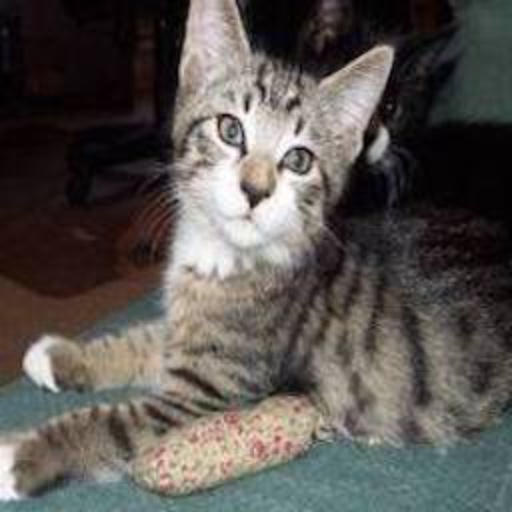
%> input picture code/SIE/ResizedImage/cat.186.jpg, 512 x 512 px
$ octave --eval "result = L0Smoothing(imread('ResizedImage/cat.186.jpg'));"   (GNU Octave 9; MATLAB toolbox functions it lacks are replaced by stand-ins)
%> lines starting %> are read from the running program, lines starting %| are printed output that depends on the picture; in (x1, y1, x2, y2) boxes, pixels count from 0 and x2, y2 are one past the last pixel; in counts of white or black regions, pixels touching at a corner belong together; the program's own positions count from 1
%   Distribution code Version 1.0 -- 09/23/2011 by Jiaya Jia Copyright 2011, The Chinese University of Hong Kong.
%
%   The Code is created based on the method described in the following paper
%   [1] "Image Smoothing via L0 Gradient Minimization", Li Xu, Cewu Lu, Yi Xu, Jiaya Jia, ACM Transactions on Graphics,
%   (SIGGRAPH Asia 2011), 2011.
%
%   The code and the algorithm are for non-comercial use only.


function S = L0Smoothing(Im, lambda, kappa)
%L0Smooth - Image Smoothing via L0 Gradient Minimization
%   S = L0Smooth(Im, lambda, kappa) performs L0 graidient smoothing of input
%   image Im, with smoothness weight lambda and rate kappa.
%
%   Paras:
%   @Im    : Input UINT8 image, both grayscale and color images are acceptable.
%   @lambda: Smoothing parameter controlling the degree of smooth. (See [1])
%            Typically it is within the range [1e-3, 1e-1], 2e-2 by default.
%   @kappa : Parameter that controls the rate. (See [1])
%            Small kappa results in more iteratioins and with sharper edges.
%            We select kappa in (1, 2].
%            kappa = 2 is suggested for natural images.
%
%   Example
%   ==========
%   Im  = imread('pflower.jpg');
%   S  = L0Smooth(Im); % Default Parameters (lambda = 2e-2, kappa = 2)
%   figure, imshow(Im), figure, imshow(S);


if ~exist('kappa','var')
    kappa = 2.0;
end
if ~exist('lambda','var')
    lambda = 2e-2;
end
S = im2double(Im);
betamax = 1e5;
fx = [1, -1];
fy = [1; -1];
[N,M,D] = size(Im);
%> N = 512; M = 512; D = 3
sizeI2D = [N,M];
%> sizeI2D = [512 512]
otfFx = psf2otf(fx,sizeI2D);
otfFy = psf2otf(fy,sizeI2D);
Normin1 = fft2(S);
Denormin2 = abs(otfFx).^2 + abs(otfFy ).^2;
if D>1
    Denormin2 = repmat(Denormin2,[1,1,D]);
end
beta = 2*lambda;
while beta < betamax
    Denormin   = 1 + beta*Denormin2;
    % h-v subproblem
    h = [diff(S,1,2), S(:,1,:) - S(:,end,:)];
    v = [diff(S,1,1); S(1,:,:) - S(end,:,:)];
    if D==1
        t = (h.^2+v.^2)<lambda/beta;
    else
        t = sum((h.^2+v.^2),3)<lambda/beta;
        t = repmat(t,[1,1,D]);
    end
    h(t)=0; v(t)=0;
    % S subproblem
    Normin2 = [h(:,end,:) - h(:, 1,:), -diff(h,1,2)];
    Normin2 = Normin2 + [v(end,:,:) - v(1, :,:); -diff(v,1,1)];
    FS = (Normin1 + beta*fft2(Normin2))./Denormin;
    S = real(ifft2(FS));
    beta = beta*kappa;
    %fprintf('.');
end
%> this loop made 22 passes
%> pass 1, in L0Smoothing, `h = [diff(S,1,2), S(:,1,:) - S(:,end,:)];`:
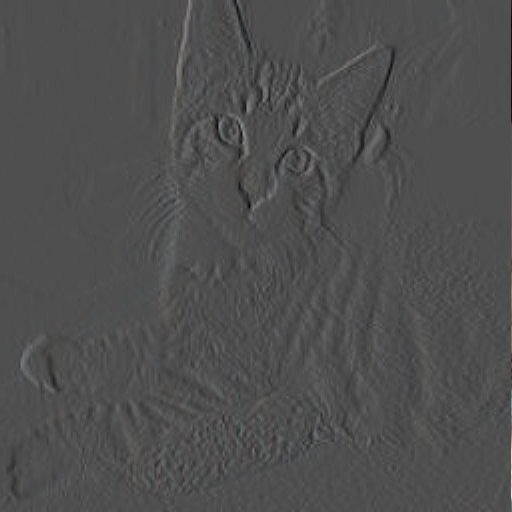
%> h: size 512x512x3 double; mean R, G, B -1.69e-21, 1.82e-20, 1.61e-20; drawn with min black and max white
%> pass 1, in L0Smoothing, `v = [diff(S,1,1); S(1,:,:) - S(end,:,:)];`:
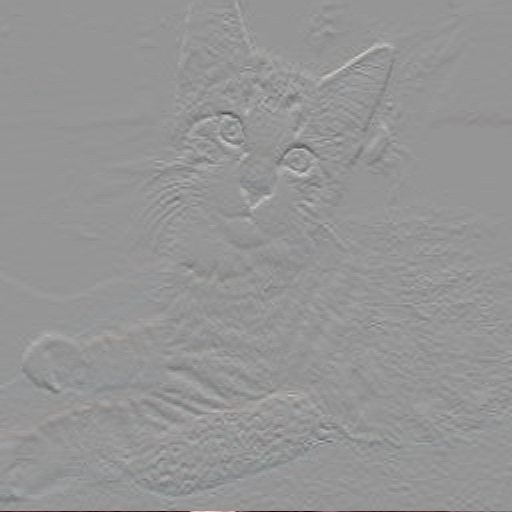
%> v: size 512x512x3 double; mean R, G, B 3.44e-17, 1.92e-17, 2.51e-17; drawn with min black and max white
%> pass 1, in L0Smoothing, `t = sum((h.^2+v.^2),3)<lambda/beta;`:
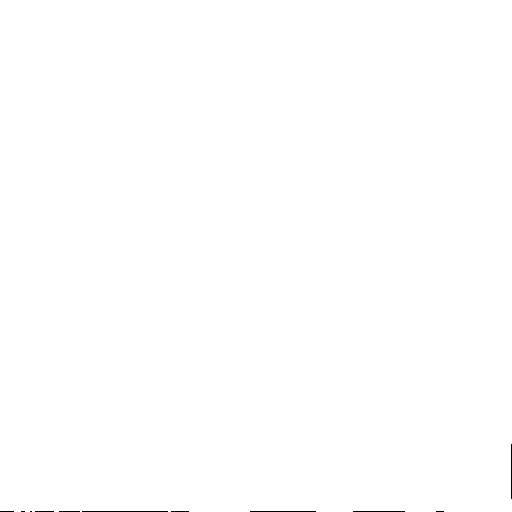
%> t: size 512x512 logical; 99.9% white; black in thin lines or dots, all inside (x1, y1, x2, y2) = (0, 444, 512, 512)
%> after the loop:
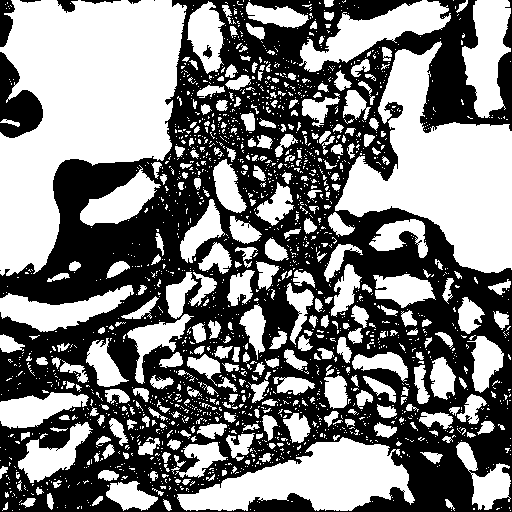
%> t: size 512x512x3 logical; 49.4% white; 1976 white regions (1666 under 20 px), largest, box (x1, y1, x2, y2) and area: (0, 0, 187, 276) 31282, (335, 41, 512, 273) 19186, (177, 437, 415, 511) 9440
%> after the loop, beta = 167772.2
%> `result = L0Smoothing(imread('ResizedImage/cat.186.jpg'));`:
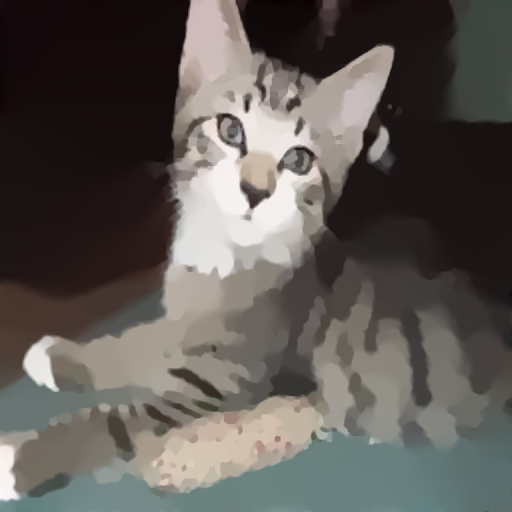
%> result: size 512x512x3 double; mean R, G, B 0.349, 0.331, 0.317; mean of the top-left, top-right, bottom-left and bottom-right quarters 0.25, 0.26, 0.446, 0.372; drawn with min black and max white
fprintf('\n');
end
